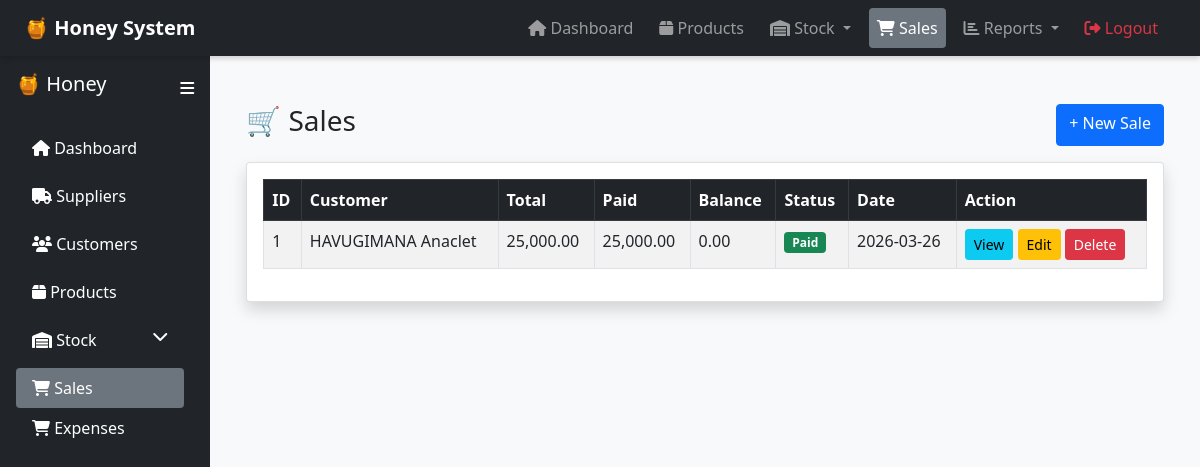
The app's page /sales/index.php, older data.
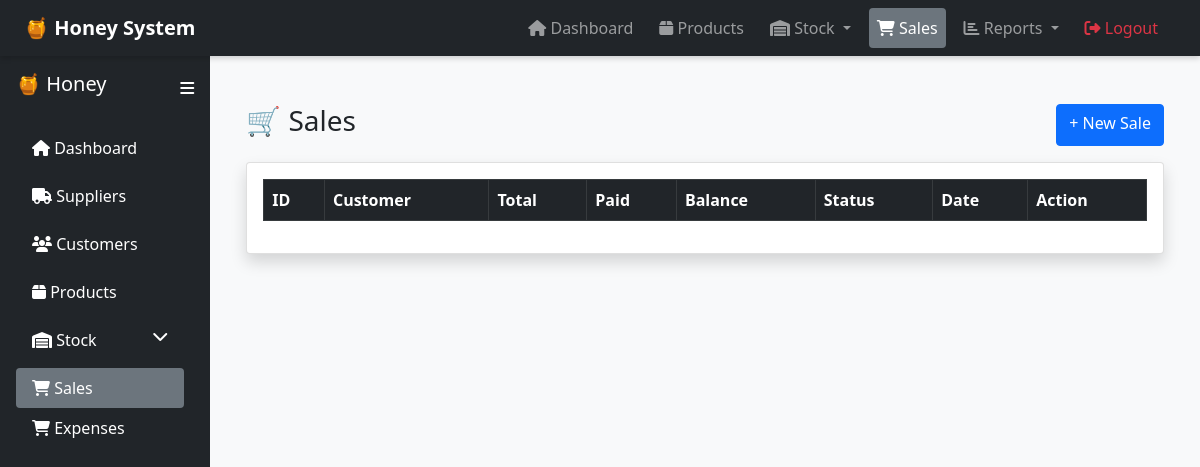
The same page, newer data.
### tables this page shows
CREATE TABLE `sales` (
  `SaleID` int(11) NOT NULL,
  `CustomerID` int(11) DEFAULT NULL,
  `SaleDate` date DEFAULT NULL,
  `TotalAmount` decimal(10,2) DEFAULT NULL,
  `PaymentStatus` varchar(50) DEFAULT NULL,
  `BatchNo` varchar(50) DEFAULT NULL
);

CREATE TABLE `customers` (
  `CustomerID` int(11) NOT NULL,
  `Name` varchar(100) NOT NULL,
  `Phone` varchar(20) DEFAULT NULL,
  `CreatedAt` timestamp NOT NULL DEFAULT current_timestamp(),
  `provinceCode` int(11) NOT NULL,
  `districtCode` int(11) NOT NULL,
  `sectorCode` int(11) NOT NULL,
  `cellCode` int(11) NOT NULL,
  `villageCode` int(11) NOT NULL
);

### sales/index.php (the view, shortened to what this page needs)
<?php
include("../config/db.php");
include("../includes/layout.php");
$sales = $conn->query("
    SELECT s.*,
           c.Name as CustomerName,
           IFNULL(SUM(p.AmountPaid),0) as PaidAmount
    FROM sales s
    LEFT JOIN customers c ON s.CustomerID = c.CustomerID
    LEFT JOIN payments p ON s.SaleID = p.SaleID
    GROUP BY s.SaleID
    ORDER BY s.SaleID DESC
")->fetchAll();
?>
<div class="container mt-4">
<div class="d-flex justify-content-between mb-3">
    <h3>🛒 Sales </h3>
    <a href="create.php" class="btn btn-primary">+ New Sale</a>
</div>
<div class="card shadow rounded-4">
<div class="card-body">
<table id="salesTable" class="table table-bordered table-striped">
<thead class="table-dark">
<tr>
<th>ID</th>
<th>Customer</th>
<th>Total</th>
<th>Paid</th>
<th>Balance</th>
<th>Status</th>
<th>Date</th>
<th>Action</th>
</tr>
</thead>
<tbody>
<?php foreach ($sales as $s):
    $balance = $s['TotalAmount'] - $s['PaidAmount'];
?>
<tr>
    <td><?= $s['SaleID'] ?></td>
    <td><?= $s['CustomerName'] ?></td>
    <td><?= number_format($s['TotalAmount'],2) ?></td>
    <td><?= number_format($s['PaidAmount'],2) ?></td>
    <td><?= number_format($balance,2) ?></td>
    <td>
        <span class="badge
        <?= $s['PaymentStatus'] == 'Paid' ? 'bg-success' :
           ($s['PaymentStatus'] == 'Partial' ? 'bg-warning' : 'bg-danger') ?>">
           <?= $s['PaymentStatus'] ?>
        </span>
    </td>
    <td><?= $s['SaleDate'] ?></td>
    <td>
        <a href="view.php?id=<?= $s['SaleID'] ?>" class="btn btn-info btn-sm">View</a>
        <a href="edit.php?id=<?= $s['SaleID'] ?>" class="btn btn-warning btn-sm">Edit</a>
        <a href="delete.php?id=<?= $s['SaleID'] ?>"
           class="btn btn-danger btn-sm"
           onclick="return confirm('Delete this sale?')">
           Delete
        </a>
    </td>
</tr>
<?php endforeach; ?>
</tbody>
</table>
</div>
</div>
</div>
<?php include("../includes/footer.php"); ?>

Row changes from the older to the newer data that the page shows:
removed sales: SaleID "1", CustomerID.Name "HAVUGIMANA Anaclet", TotalAmount "25,000.00", PaidAmount "25,000.00", balance "0.00", PaymentStatus "Paid", SaleDate "2026-03-26"
